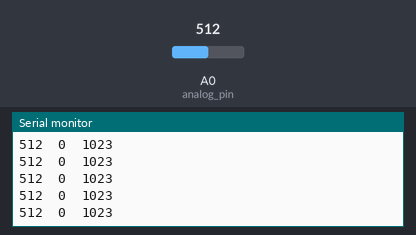
The sketch below on a simulated Arduino Uno, built with avr-gcc and run on an emulated ATmega328P. Shown: the last lines printed to the serial monitor. The inputs (shaded band) are chosen by the test bench; at power-on: A0 (analog_pin) = 512.

Above: at 1.2 s.
1.3 s: A0 (analog_pin) set to 716
At 1.51 s:
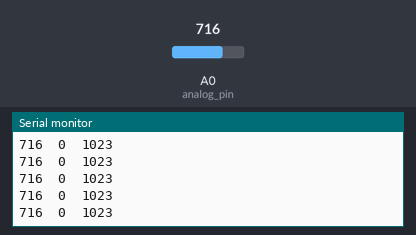
2.8 s: A0 (analog_pin) set to 900
At 4.71 s:
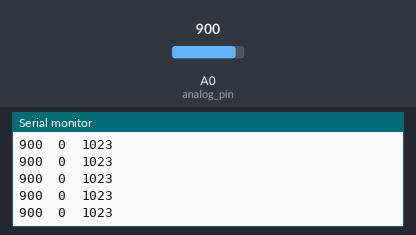
Timing chart, 0 to 6.2 s (numbered marks = the images above; inputs shaded):
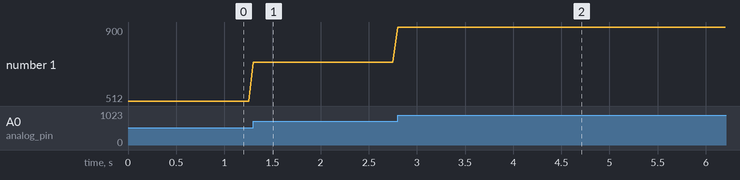

The sketch:

Analog_potentiometer.ino
```cpp
// Use pin A0 for analog input.
const int analog_pin = A0;

void setup() {
  // Start the Serial interface.
  Serial.begin(115200);
}

void loop() {
  // Read the potentiometer voltage.
  int analog_value = analogRead(analog_pin);
  // Print analog value every 50 ms.
  if (millis() % 50 == 0) {
    // Print analog value.
    Serial.print(analog_value);
    // Tab character creates a new line in the plotter.
    Serial.print('\t');
    // Print min and max range to avoid auto-scaling.
    Serial.print(0);
    Serial.print('\t');
    Serial.println(1023);
  }
}
```

Measured:
- after the input at 1.3 s, the serial monitor: prints a new line at once (image 1)
- after the input at 2.8 s, the serial monitor: prints a new line at once (image 2)
- plotted number 1: 512 → 716 after the input at 1.3 s, 716 → 900 after the input at 2.8 s
